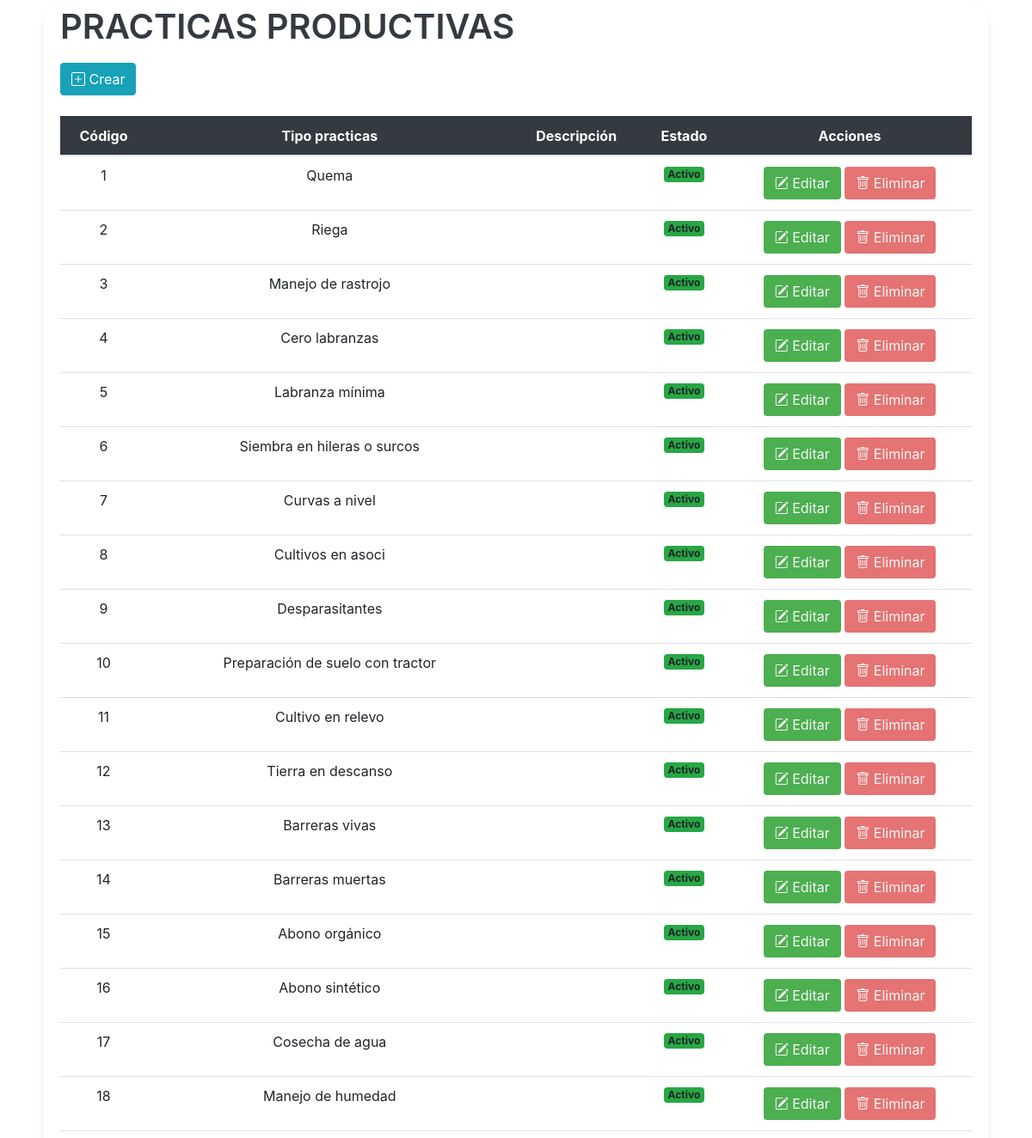
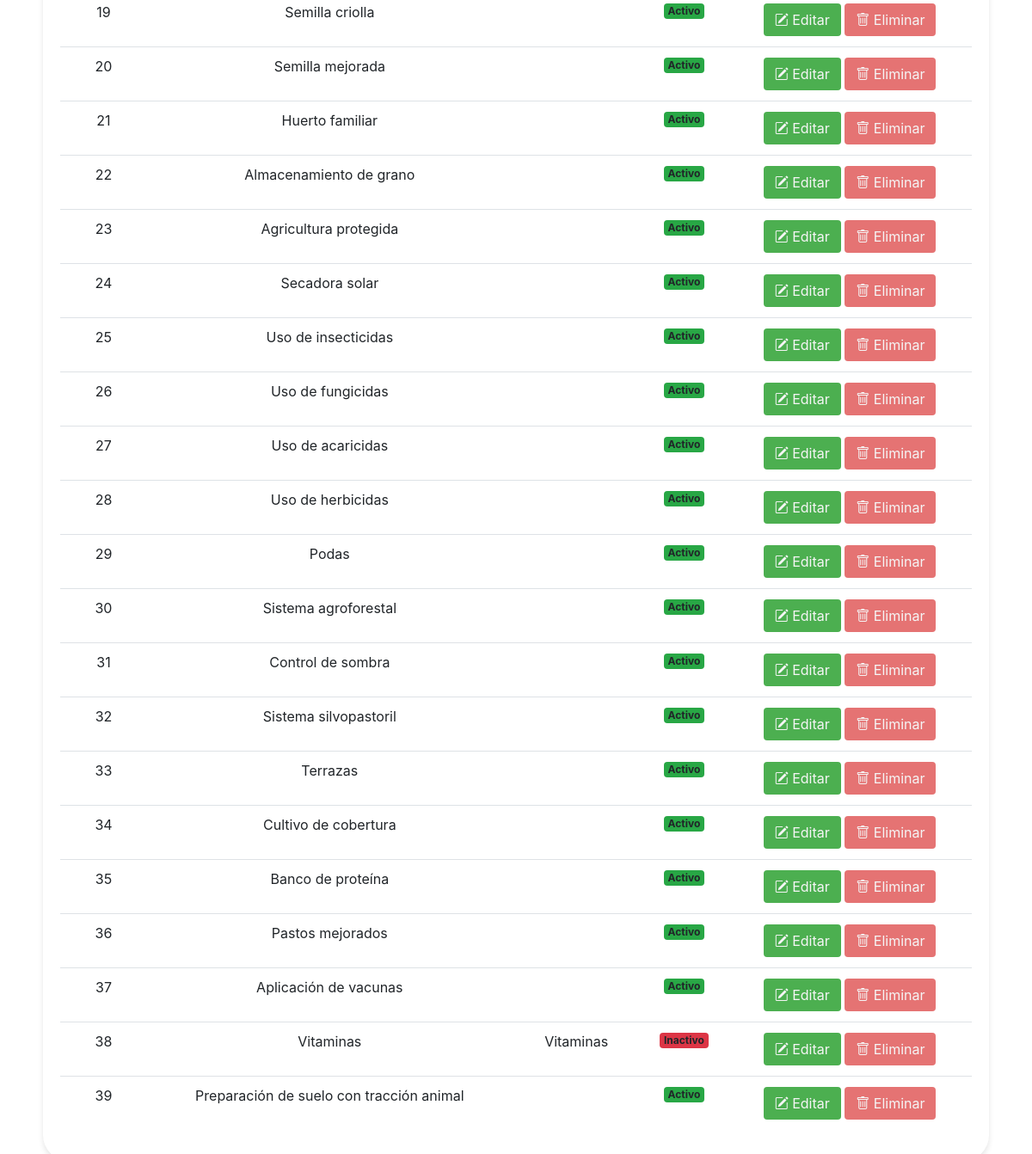
/vistas/Mantenimiento_Practicas_Productivas.php, run on an earlier commit of the app's database (2 pictures, top to bottom).
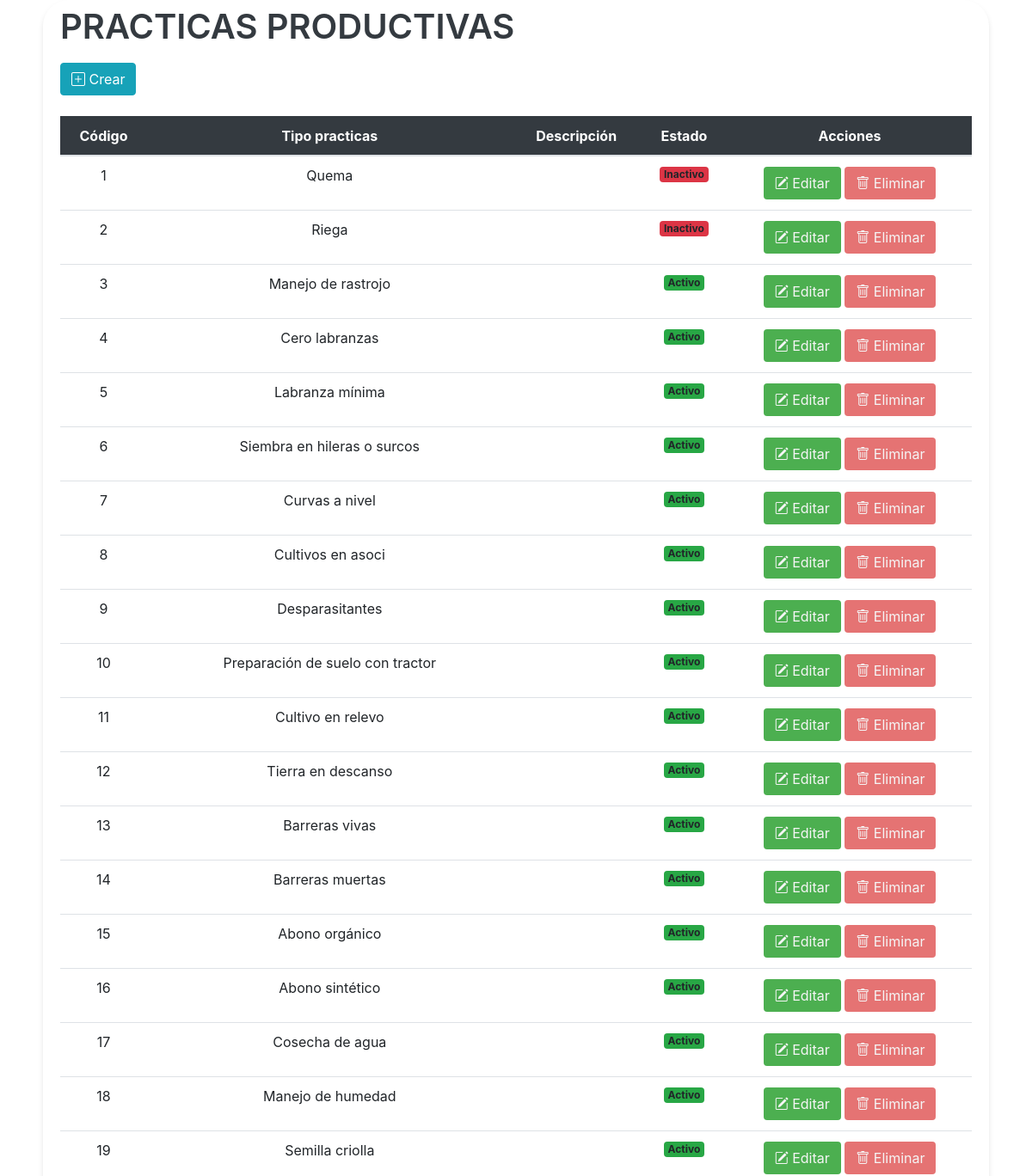
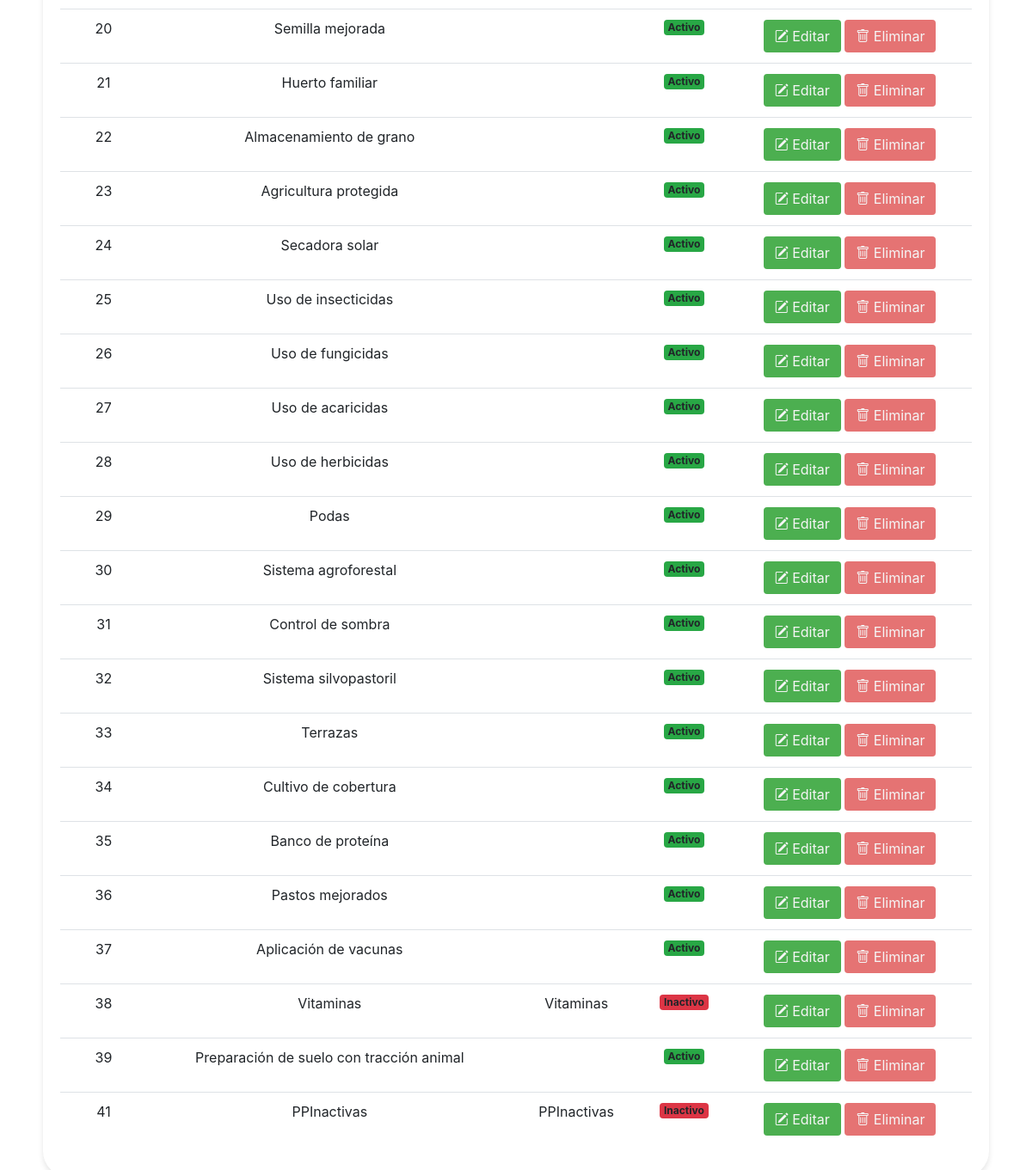
And on a later commit of the database (2 pictures, top to bottom).
### tables this page shows
CREATE TABLE `tbl_tipo_practicas_productivas` (
  `id_tipo_practica` bigint(20) NOT NULL,
  `tipo_practica` varchar(255) DEFAULT NULL,
  `descripcion` text DEFAULT NULL,
  `creado_por` varchar(255) DEFAULT NULL,
  `fecha_creacion` timestamp NOT NULL DEFAULT current_timestamp() ON UPDATE current_timestamp(),
  `modificado_por` varchar(255) DEFAULT NULL,
  `fecha_modificacion` timestamp NOT NULL DEFAULT current_timestamp() ON UPDATE current_timestamp(),
  `estado` enum('A','I') DEFAULT NULL
);

### vistas/Mantenimiento_Practicas_Productivas.php (the view, shortened to what this page needs)
<link href="https://cdn.jsdelivr.net/npm/bootstrap-icons@1.10.0/font/bootstrap-icons.css" rel="stylesheet">
<link rel="stylesheet" href="assets/css/estilos.css">
    <link rel="stylesheet" href="https://cdnjs.cloudflare.com/ajax/libs/twitter-bootstrap/4.1.3/css/bootstrap.css">
    <link rel="stylesheet" href="https://cdn.datatables.net/1.10.20/css/dataTables.bootstrap4.min.css">
<div class="containertable">
    <div class="d-flex justify-content-between align-items-end mb-4">
        <div>
            <h1 class="poppins-font mb-2">PRACTICAS PRODUCTIVAS</h1>
            <br>
            <a href="#" data-bs-toggle="modal" data-bs-target="#modalForm" class="btn btn-info">
            <i class="bi bi-plus-square icono-grande"></i> Crear
            </a>
        </div>
    </div>
    <div class="table-responsive">
    <table id="tablax" class="table table-hover">
            <thead class="table-dark text-center" style="background-color: #343A40;">
                <tr>
                    <th scope="col">Código</th>
                    <th scope="col">Tipo practicas</th>
                    <th scope="col">Descripción</th>
                    <th scope="col">Estado</th>
                    <th scope="col">Acciones</th>
                </tr>
            </thead>
            <tbody class="text-center">
                <?php
                include "../php/conexion_be.php";
                $sql = $conexion->query("SELECT * FROM tbl_tipo_practicas_productivas");
                while ($datos = $sql->fetch_object()) { ?>
                    <tr>
                        <td><?= $datos->id_tipo_practica ?></td>
                        <td><?= $datos->tipo_practica ?></td>
                        <td><?= $datos->descripcion ?></td>
                        <td><?php
                            if ($datos->estado == "A") {
                                echo '<span class="badge bg-success">Activo</span>';
                            } else {
                                echo '<span class="badge bg-danger">Inactivo</span>';
                            }
                            ?></td>
                        <td>
                            <button type="button" class="btn btn-editar" data-toggle="modal" data-target="#modalEditar" onclick="abrirModalEditar
                            ('<?= $datos->id_tipo_practica ?>', '<?= $datos->tipo_practica ?>', '<?= $datos->descripcion ?>', '<?= $datos->estado ?>')">
                                <i class="bi bi-pencil-square"></i>
                                Editar
                            </button>
                            <form id="deleteForm" method="POST" action="modelos/eliminar_practicas_productivas.php" style="display: inline;">
                                <button type="submit" class="btn btn-eliminar">
                                    <i class="bi bi-trash"></i>
                                    Eliminar
                                </button>
                            </form>
                        </td>
                    </tr>
                <?php }
                ?>
            </tbody>
        </table>
    </div>
</div>

What changed in the data, as far as the page shows it:
changed tbl_tipo_practicas_productivas "Quema": estado "Activo" → "Inactivo"
changed tbl_tipo_practicas_productivas "Riega": estado "Activo" → "Inactivo"
added tbl_tipo_practicas_productivas: id_tipo_practica "41", tipo_practica "PPInactivas", descripcion "PPInactivas", estado "Inactivo"
